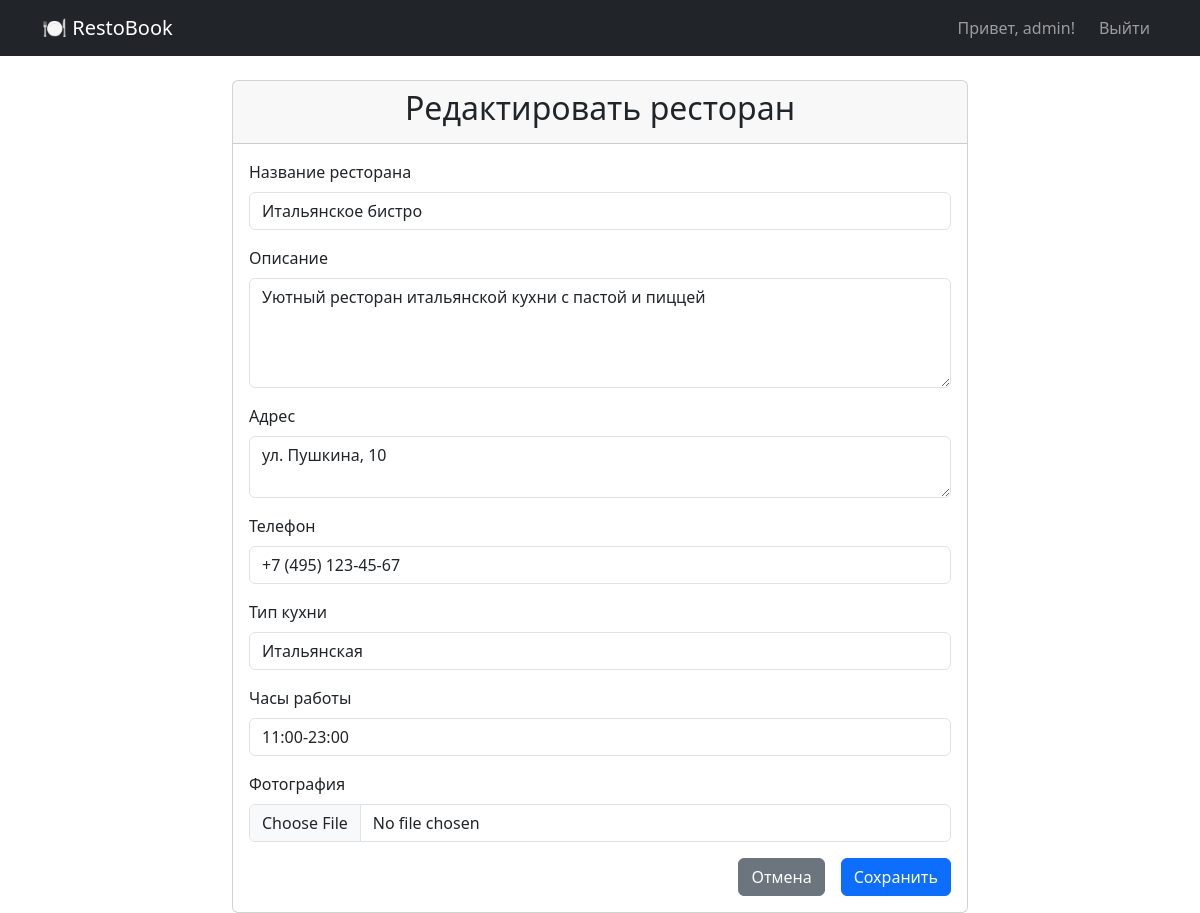
/restaurants/1/edit/ (signed in), run on the app's committed database.
### restaurant/models.py (models this page shows, shortened)
class Restaurant(models.Model):
    CUISINE_TYPES = [
        ('italian', 'Итальянская'),
        ('japanese', 'Японская'),
        ('russian', 'Русская'),
        ('french', 'Французская'),
        ('chinese', 'Китайская'),
        ('georgian', 'Грузинская'),
        ('american', 'Американская'),
    ]
    name = models.CharField(max_length=100)
    description = models.TextField()
    address = models.TextField()
    phone = models.CharField(max_length=20)
    cuisine_type = models.CharField(max_length=50, choices=CUISINE_TYPES)
    opening_hours = models.CharField(max_length=100, default='10:00-22:00')
    image = models.ImageField(upload_to='restaurants/', blank=True, null=True)
    created_by = models.ForeignKey(User, on_delete=models.SET_NULL, null=True, blank=True)
    created_at = models.DateTimeField(default=timezone.now)

### restaurant/views.py (the view)
# urls.py: path('restaurants/<int:restaurant_id>/edit/', views.restaurant_edit, name='restaurant_edit'),
@login_required
def restaurant_edit(request, restaurant_id):
    if not request.user.is_staff:
        messages.error(request, '❌ У вас нет прав для редактирования ресторанов. Только менеджеры могут редактировать рестораны.')
        return redirect('restaurant_detail', restaurant_id=restaurant_id)
    restaurant = get_object_or_404(Restaurant, id=restaurant_id)
    if request.method == 'POST':
        form = RestaurantForm(request.POST, request.FILES, instance=restaurant)
        if form.is_valid():
            form.save()
            messages.success(request, f'✅ Ресторан "{restaurant.name}" успешно обновлен!')
            return redirect('restaurant_detail', restaurant_id=restaurant.id)
    else:
        form = RestaurantForm(instance=restaurant)
    context = {
        'form': form,
        'restaurant': restaurant,
        'title': 'Редактировать ресторан'
    }
    return render(request, 'restaurant/restaurant_form.html', context)

### templates/restaurant/restaurant_form.html (shortened to what this page needs)
<!DOCTYPE html>
<html lang="ru">
<head>
    <link href="https://cdn.jsdelivr.net/npm/bootstrap@5.3.0/dist/css/bootstrap.min.css" rel="stylesheet">
</head>
<body>
    <nav class="navbar navbar-expand-lg navbar-dark bg-dark">
        <div class="container">
            <a class="navbar-brand" href="{% url 'home' %}">🍽 RestoBook</a>
            <div class="navbar-nav ms-auto">
                {% if user.is_authenticated %}
                    <span class="navbar-text me-3">Привет, {{ user.username }}!</span>
                    <a class="nav-link" href="{% url 'logout' %}">Выйти</a>
                {% else %}
                    <a class="nav-link" href="{% url 'register' %}">📝 Регистрация</a>
                    <a class="nav-link" href="{% url 'login' %}">Войти</a>
                {% endif %}
            </div>
        </div>
    </nav>
    <div class="container mt-4">
        <div class="row justify-content-center">
            <div class="col-md-8">
                <div class="card">
                    <div class="card-header">
                        <h2 class="text-center">{{ title }}</h2>
                    </div>
                    <div class="card-body">
                        <form method="post" enctype="multipart/form-data">
                            {% for field in form %}
                            <div class="mb-3">
                                <label for="{{ field.id_for_label }}" class="form-label">{{ field.label }}</label>
                                {{ field }}
                            </div>
                            {% endfor %}
                            <div class="d-grid gap-2 d-md-flex justify-content-md-end">
                                <a href="{% if restaurant %}{% url 'restaurant_detail' restaurant.id %}{% else %}{% url 'all_restaurants' %}{% endif %}"
                                   class="btn btn-secondary me-md-2">Отмена</a>
                                <button type="submit" class="btn btn-primary">Сохранить</button>
                            </div>
                        </form>
                    </div>
                </div>
            </div>
        </div>
    </div>
</body>
</html>

### data on the page
Restaurant: form "Итальянское бистро" "Уютный ресторан итальянской кухни с пастой и пиццей" "ул. Пушкина, 10" "+7 (495) 123-45-67" "Итальянская" "11:00-23:00"

### other printed values
{{ user.username }} "admin"
{{ title }} "Редактировать ресторан"
{{ field.label }} "Название ресторана" "Описание" "Адрес" "Телефон" "Тип кухни" "Часы работы" "Фотография"
